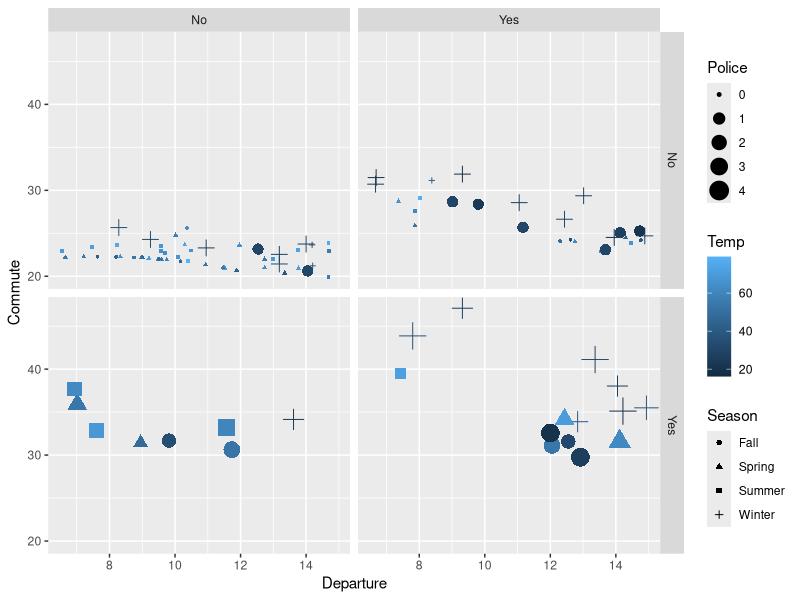
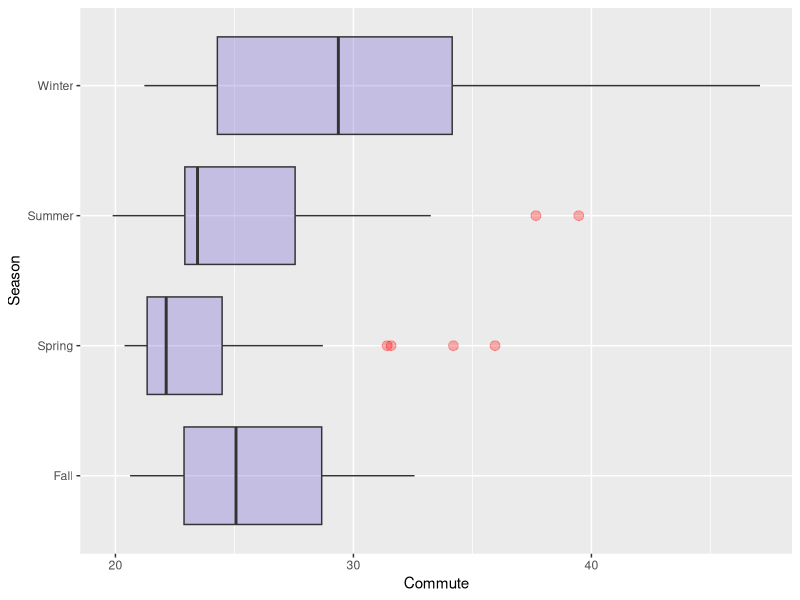
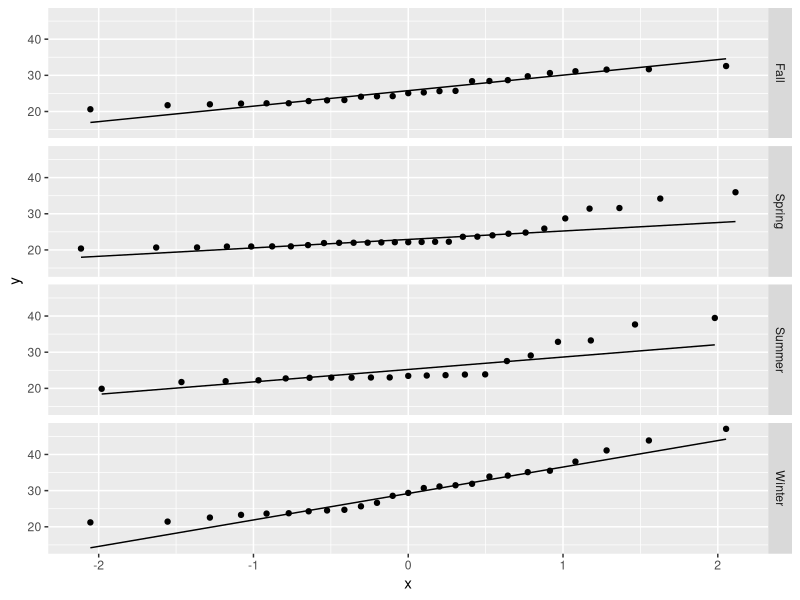
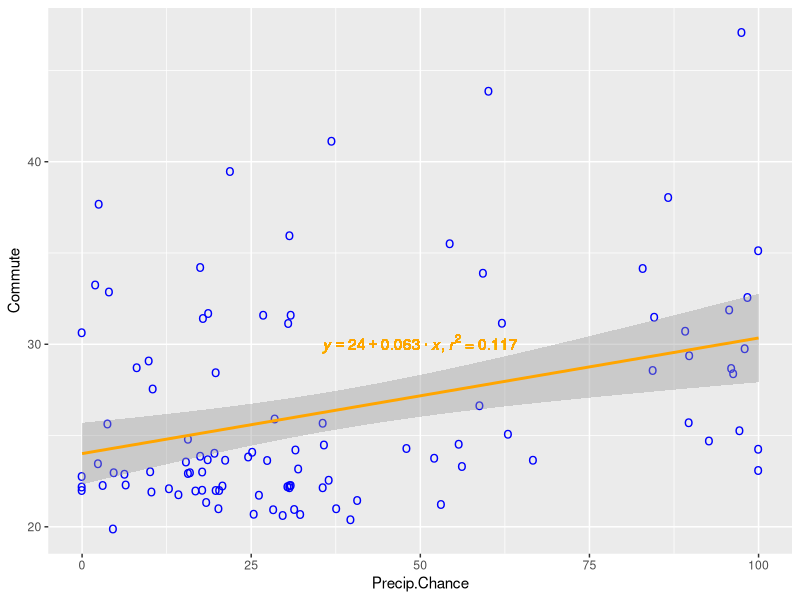
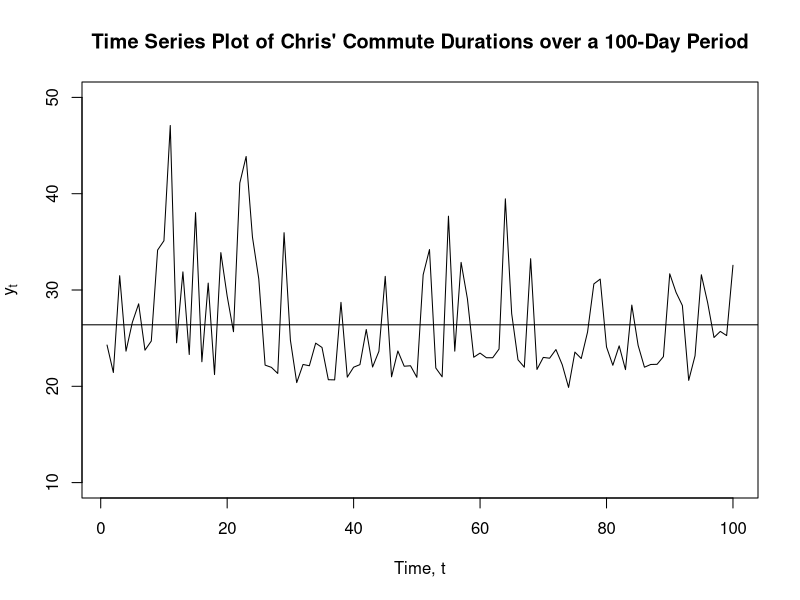
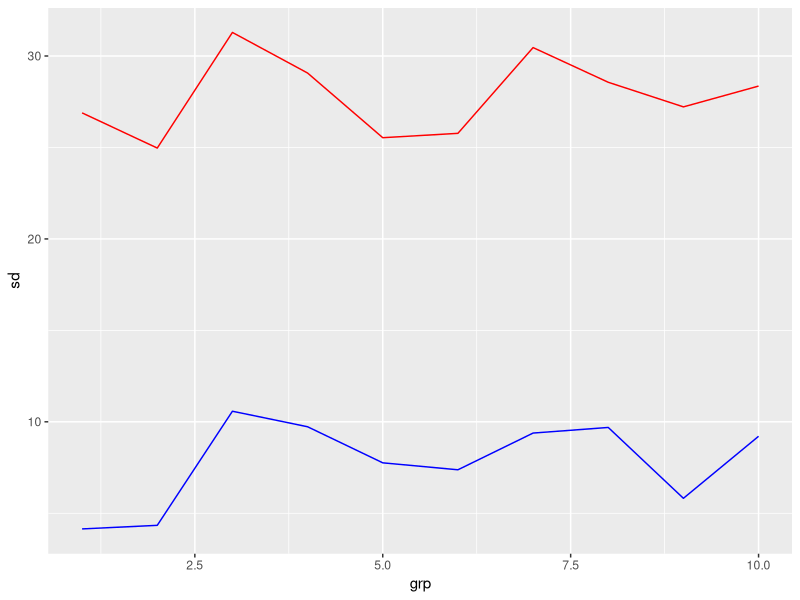

The R source for these figures, in order:
## ---- chunk 1
knitr::opts_chunk$set(echo = TRUE)
## ---- chunk 2
library(dplyr)
library(tidyr)
library(ggplot2)
commute_data <- read.csv("Commute-data.csv")
commute_test_data <- read.csv("Commute-test-data.csv")
## ---- chunk 3
ggplot(commute_data, aes(x=Departure, 
                         y=Commute, 
                         col=Temp, 
                         size=Police,
                         shape=Season)) + 
  geom_point() +
  facet_grid(rows=vars(Accident), cols=vars(Precip))

## ---- chunk 4
ggplot(commute_data, aes(x=Commute, y=as.factor(Season))) + 
  geom_boxplot(fill="slateblue", alpha=.3,
              outlier.colour="red",
              outlier.fill="red",
              outlier.size=3) +
  ylab("Season")
## ---- chunk 5
ggplot(commute_data, aes(sample = Commute)) +
  stat_qq() +
  stat_qq_line() + facet_grid(rows = vars(Season))
## ---- chunk 6
model <- lm(formula=Commute ~ Precip.Chance,data=commute_data)
summary(model)
## ---- chunk 7
# Format model details for graph line label.
lm_eqn <- function(m){
    eq <- substitute(italic(y) == a + b %.% italic(x)*","~italic(r)^2~"="~r2, 
         list(a = format(unname(coef(m)[1]), digits = 2),
              b = format(unname(coef(m)[2]), digits = 2),
             r2 = format(summary(m)$r.squared, digits = 3)))
    as.character(as.expression(eq));
}

## ---- chunk 8

ggplot(commute_data, aes(x=Precip.Chance, y=Commute)) +
  geom_point(col='blue', shape='o', size=4) +
  stat_smooth(method = lm, col="orange", show.legend = TRUE ) +
  geom_text(x=50,y=30, label=lm_eqn(model), parse=TRUE, col='orange')
## ---- chunk 9
model <- lm(formula=Commute ~ Departure+Temp+Precip.Chance+Police,
            data=commute_data)
summary(model)
## ---- chunk 10
full_model <- lm(formula=Commute ~ Departure+Temp+Precip.Chance+Police,
            data=commute_data)
reduced_model <- lm(formula=Commute ~ Departure+Temp,
            data=commute_data)
anova(reduced_model, full_model)

## ---- chunk 11
library(tseries) #install the package if not already
plot.ts(commute_data$Commute, xlab="Time, t", 
        ylab=expression("y"["t"]), ylim=c(10,50), 
        main="Time Series Plot of Chris' Commute Durations over a 100-Day Period")
abline(mean(commute_data$Commute), 0) #mean of the distribution
## ---- chunk 12
commute_test_data %>%
  group_by(grp = as.integer(gl(n(), 10, n()))) %>%
  summarise(mean=mean(Commute), sd = sd(Commute)) %>%
  ggplot(aes(x=grp)) +
  geom_line(aes(y=sd), col='blue')+
  geom_line(aes(y=mean), col='red') +
  theme(legend.position = "bottom")
